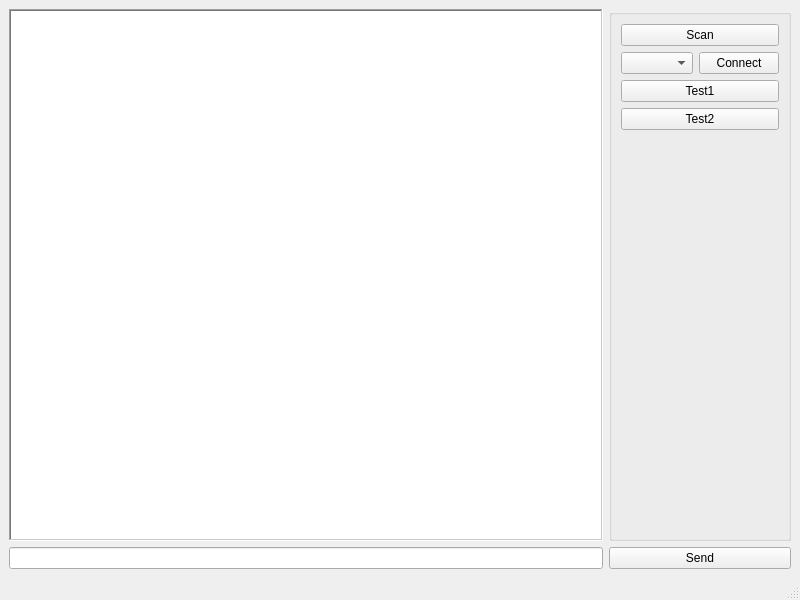
<?xml version="1.0" encoding="UTF-8"?>
<ui version="4.0">
 <class>MainWindow</class>
 <widget class="QMainWindow" name="MainWindow">
  <property name="geometry">
   <rect>
    <x>0</x>
    <y>0</y>
    <width>800</width>
    <height>600</height>
   </rect>
  </property>
  <property name="windowTitle">
   <string>MainWindow</string>
  </property>
  <widget class="QWidget" name="centralwidget">
   <layout class="QGridLayout" name="gridLayout">
    <item row="0" column="0">
     <widget class="QTextEdit" name="textEditConversation">
      <property name="frameShape">
       <enum>QFrame::WinPanel</enum>
      </property>
     </widget>
    </item>
    <item row="1" column="0">
     <widget class="QLineEdit" name="lineEditMsg"/>
    </item>
    <item row="1" column="1">
     <widget class="QPushButton" name="pushButtonSend">
      <property name="text">
       <string>Send</string>
      </property>
     </widget>
    </item>
    <item row="0" column="1">
     <widget class="QGroupBox" name="groupBox">
      <property name="title">
       <string/>
      </property>
      <layout class="QVBoxLayout" name="verticalLayout">
       <item>
        <widget class="QPushButton" name="pushButtonScan">
         <property name="text">
          <string>Scan</string>
         </property>
        </widget>
       </item>
       <item>
        <layout class="QHBoxLayout" name="horizontalLayout">
         <item>
          <widget class="QComboBox" name="comboBoxPorts"/>
         </item>
         <item>
          <widget class="QPushButton" name="pushButtonConnect">
           <property name="text">
            <string>Connect</string>
           </property>
          </widget>
         </item>
        </layout>
       </item>
       <item>
        <widget class="QPushButton" name="pushButtonTest_1">
         <property name="text">
          <string>Test1</string>
         </property>
        </widget>
       </item>
       <item>
        <widget class="QPushButton" name="pushButtonTest_2">
         <property name="text">
          <string>Test2</string>
         </property>
        </widget>
       </item>
       <item>
        <spacer name="verticalSpacer">
         <property name="orientation">
          <enum>Qt::Vertical</enum>
         </property>
         <property name="sizeHint" stdset="0">
          <size>
           <width>20</width>
           <height>40</height>
          </size>
         </property>
        </spacer>
       </item>
      </layout>
     </widget>
    </item>
   </layout>
  </widget>
  <widget class="QMenuBar" name="menubar">
   <property name="geometry">
    <rect>
     <x>0</x>
     <y>0</y>
     <width>800</width>
     <height>25</height>
    </rect>
   </property>
  </widget>
  <widget class="QStatusBar" name="statusbar"/>
 </widget>
 <resources/>
 <connections/>
</ui>
